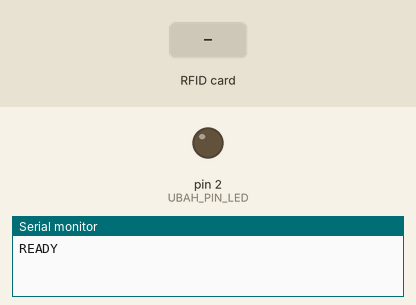
A sketch run on a simulated Arduino Mega 2560, built for the host (arithmetic inside an expression is 32-bit, double 64-bit). On the bench: output pins drawn as LEDs (lit = HIGH), the last lines printed to the serial monitor. The test bench sets the inputs (shaded band).

Above: at 1.2 s.
1.3 s: RFID card 5E 7A 19 C4 held to the reader
At 1.31 s:
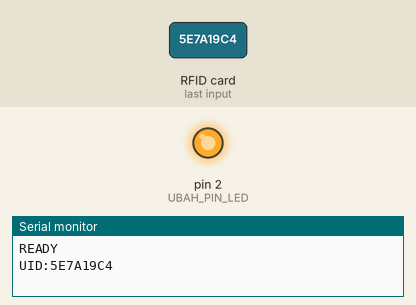
Timing chart, 0 to 4.3 s (numbered marks = the images above; inputs shaded):
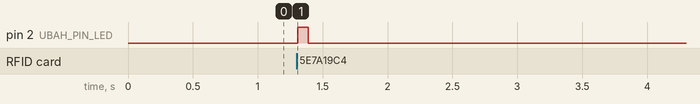

Measured:
- after the input at 1.3 s, pin 2 (UBAH_PIN_LED): LOW → HIGH at once, → LOW 0.08 s later

The sketch:

2._WEBSITE.ino
```cpp
#include <SPI.h>
#include <MFRC522.h>

#define UBAH_PIN_SS 5
#define UBAH_PIN_SCK 18
#define UBAH_PIN_MISO 19
#define UBAH_PIN_MOSI 23
#define UBAH_PIN_RST 22
#define UBAH_PIN_LED 2

const unsigned long UBAH_JEDA_KARTU_SAMA_MS = 3000;

MFRC522 rfid(UBAH_PIN_SS, UBAH_PIN_RST);

String lastUid = "";
unsigned long lastTapMs = 0;

void setup() {
  Serial.begin(9600);
  pinMode(UBAH_PIN_LED, OUTPUT);
  SPI.begin(UBAH_PIN_SCK, UBAH_PIN_MISO, UBAH_PIN_MOSI, UBAH_PIN_SS);
  rfid.PCD_Init();
  Serial.println("READY");
}

void loop() {
  if (!rfid.PICC_IsNewCardPresent() || !rfid.PICC_ReadCardSerial()) return;

  String uid = "";
  for (byte i = 0; i < rfid.uid.size; i++) {
    if (rfid.uid.uidByte[i] < 0x10) uid += "0";
    uid += String(rfid.uid.uidByte[i], HEX);
  }
  uid.toUpperCase();

  if (uid != lastUid || millis() - lastTapMs > UBAH_JEDA_KARTU_SAMA_MS) {
    Serial.print("UID:");
    Serial.println(uid);
    lastUid = uid;
    lastTapMs = millis();
    digitalWrite(UBAH_PIN_LED, HIGH);
    delay(80);
    digitalWrite(UBAH_PIN_LED, LOW);
  }

  rfid.PICC_HaltA();
  rfid.PCD_StopCrypto1();
}
```
